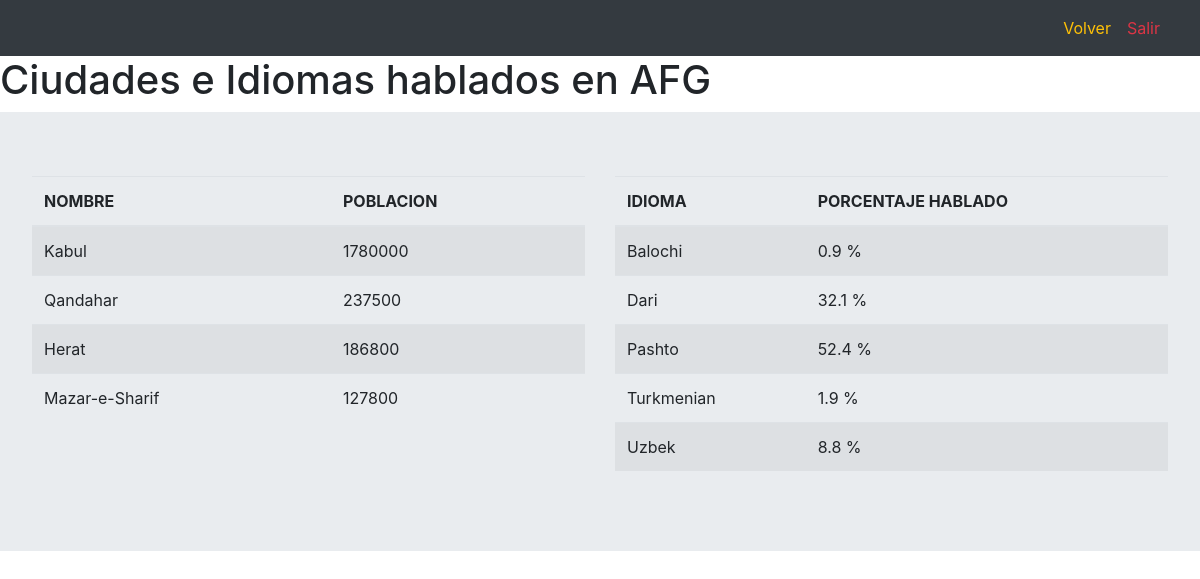
The page /paises.php/?valor=AFG on the database its author committed.
### tables this page shows
CREATE TABLE `city` (
  `ID` int NOT NULL AUTO_INCREMENT,
  `Name` char(35) NOT NULL DEFAULT '',
  `CountryCode` char(3) NOT NULL DEFAULT '',
  `District` char(20) NOT NULL DEFAULT '',
  `Population` int NOT NULL DEFAULT '0',
  PRIMARY KEY (`ID`),
  KEY `CountryCode` (`CountryCode`),
  CONSTRAINT `city_ibfk_1` FOREIGN KEY (`CountryCode`) REFERENCES `country` (`Code`)
);

CREATE TABLE `countrylanguage` (
  `CountryCode` char(3) NOT NULL DEFAULT '',
  `Language` char(30) NOT NULL DEFAULT '',
  `IsOfficial` enum('T','F') NOT NULL DEFAULT 'F',
  `Percentage` decimal(4,1) NOT NULL DEFAULT '0.0',
  PRIMARY KEY (`CountryCode`,`Language`),
  KEY `CountryCode` (`CountryCode`),
  CONSTRAINT `countryLanguage_ibfk_1` FOREIGN KEY (`CountryCode`) REFERENCES `country` (`Code`)
);

### paises.php (the view, shortened to what this page needs)
<!DOCTYPE html>
<html lang="en">
<head>
    <link rel="stylesheet" href="https://maxcdn.bootstrapcdn.com/bootstrap/4.4.1/css/bootstrap.min.css" />
</head>
<body>
    <nav class="navbar navbar-expand-sm bg-dark navbar-dark justify-content-end">
        <ul class="navbar-nav">
            <li class="nav-item active">
                <a class="nav-link text-warning" href="../private.php">Volver</a>
            </li>
            <li class="nav-item active">
                <a class="nav-link text-danger" href="../salir.php">Salir</a>
            </li>
            <li class="nav-item active">
                <a class="nav-link" href="#"><?php echo $_SESSION['user']; ?></a>
            </li>
        </ul>
    </nav>
    <?php
  include('config.php');
  $link = new PDO('mysql:host=' . $db_hostname . ';dbname=' . $db_nombre,  $db_usuario, $db_clave, $opciones);
  $code = $_GET['valor'];
  ?>
    <h1>Ciudades e Idiomas hablados en <?php echo $code; ?>
    </h1>
    <div class="jumbotron row">
        <div class="col-6">
            <table class="table table-striped">
                <thead>
                    <tr>
                        <th>NOMBRE</th>
                        <th>POBLACION</th>
                    </tr>
                </thead>
                <?php
        foreach ($link->query("SELECT * FROM city WHERE CountryCode='" . $code . "'") as $row) {
        ?>
                <tr>
                    <td><?php echo $row['Name'] ?></td>
                    <td><?php echo $row['Population'] ?></td>
                </tr>
                <?php
        }
        ?>
            </table>
        </div>
        <div class="col-6">
            <table class="table table-striped">
                <thead>
                    <tr>
                        <th>IDIOMA</th>
                        <th>PORCENTAJE HABLADO</th>
                    </tr>
                </thead>
                <?php
        foreach ($link->query("SELECT * FROM countrylanguage WHERE CountryCode='" . $code . "'") as $row) {
        ?>
                <tr>
                    <td><?php echo $row['Language'] ?></td>
                    <td><?php echo $row['Percentage'] . " %" ?></td>
                </tr>
                <?php
        }
        ?>
            </table>
        </div>
    </div>
</body>
</html>

### rows shown on the page
city: Name "Kabul", Population "1780000"
city: Name "Qandahar", Population "237500"
city: Name "Herat", Population "186800"
city: Name "Mazar-e-Sharif", Population "127800"
countrylanguage: Language "Balochi", Percentage "0.9"
countrylanguage: Language "Dari", Percentage "32.1"
countrylanguage: Language "Pashto", Percentage "52.4"
countrylanguage: Language "Turkmenian", Percentage "1.9"
countrylanguage: Language "Uzbek", Percentage "8.8"

### other values the page prints
$code "AFG"
